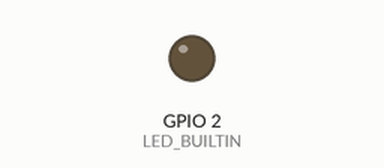
A sketch run on a simulated ESP32. Shown: output pins drawn as LEDs (lit = HIGH).

Above: at 7.5 s.
At 22.5 s:
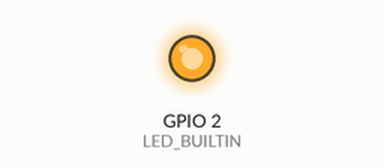
Timing chart, 0 to 39.0 s (numbered marks = the images above):
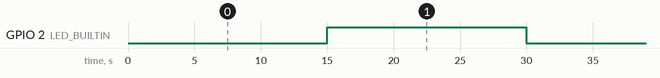

Measured:
- by itself, GPIO 2 (LED_BUILTIN): alternates HIGH for 15.0 s and LOW for 15.0 s

The sketch:

Ticker_ex1.ino
```cpp
/*
  Basic Ticker usage

  Ticker is an object that will call a given function with a certain period.
  Each Ticker calls one function. You can have as many Tickers as you like,
  memory being the only limitation.

  A function may be attached to a ticker and detached from the ticker.
  There are two variants of the attach function: attach and attach_ms.
  The first one takes period in seconds, the second one in milliseconds.

  An LED connected to GPIO1 will be blinking. Use a built-in LED on ESP-01
  or connect an external one to TXD on other boards.
*/

#include <Ticker.h>

Ticker flipper;

int count = 0;

void flip()
{
  int state = digitalRead(LED_BUILTIN);  // get the current state of GPIO1 pin
  digitalWrite(LED_BUILTIN, !state);     // set pin to the opposite state

  ++count;
  // when the counter reaches a certain value, start blinking like crazy
  if (count == 20)
  {
    flipper.attach(0.1, flip);
  }
  // when the counter reaches yet another value, stop blinking
  else if (count == 120)
  {
    flipper.detach();
  }
}

void setup() {
  pinMode(LED_BUILTIN, OUTPUT);
  digitalWrite(LED_BUILTIN, LOW);

  // flip the pin every 15s
  flipper.attach(15, flip);
}

void loop() {
}
```
